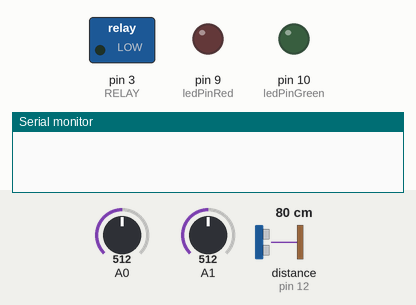
Recording of a sketch running on a simulated Arduino Uno, built with avr-gcc and run on an emulated ATmega328P. On the bench: switched loads named in the sketch (green lamp = pin HIGH), output pins drawn as LEDs (lit = HIGH), the last lines printed to the serial monitor. Wiring (inferred from the names in the program): ultrasonic range finder: trigger pin 13; echo pin 12. Inputs (shaded band) come from the test bench; at power-on: distance to the obstacle (sensor on pin 12) 80 cm, A0 = 512, A1 = 512. The echo pulse lasts 58.3 µs per cm; pins used as bus, display or sensor lines are not drawn.

Above: at 0.11 s.
At 1.2 s:
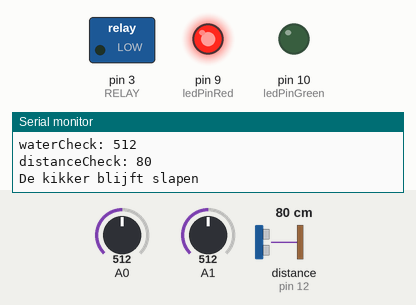
1.3 s: distance to the obstacle (sensor on pin 12) set to 120 cm
Timing chart, 0 to 4.3 s (numbered marks = the images above; inputs shaded):
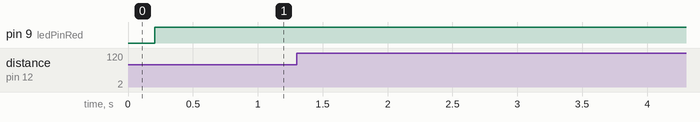

The sketch:

CodeTotal.ino
```cpp
#define RELAY 3 // the number of the relay pin
const int echoPin = 12;
const int trigPin = 13;
int ledPinRed = 9;
int ledPinGreen = 10;

bool distanceCheck = false;
bool waterCheck = false;
bool tempCheck = false;

void setup() {
  Serial.begin(9600);
  pinMode(echoPin, INPUT);
  pinMode(trigPin, OUTPUT);
  pinMode(ledPinRed, OUTPUT);
  pinMode(ledPinGreen, OUTPUT);
  pinMode(RELAY, OUTPUT);
}

void loop() {
  /***************ECHO SENSOR****************/
  // send a pulse
  digitalWrite(trigPin, LOW);
  delayMicroseconds(2);
  digitalWrite(trigPin, HIGH);
  delayMicroseconds(5);
  digitalWrite(trigPin, LOW);
  // wait for the echo

  long duration = pulseIn(echoPin, HIGH);
  // convert the time into a distance, the speed of sound is 29 microseconds per centimeter,
  //the pulse traveled forth and back, so we divided the distance by 2
  int cm = duration / 29 / 2;
  //Serial.println(cm);
  delay(200);

  //if the measured distance is lower than 10 cm, turn on LED
  //als er iets te dichtbij is, dan zijn het roofdieren, dan blijft de kikker nog even in winterslaap

  if(cm<10){
     distanceCheck = false;
  }

  //else turn off LED
  else{
    distanceCheck = true;
  }

  /*************ECHO SENSOR END********************/

  /************WATER SENSOR***********************/

  //minder dan 300 water betekent dat de kikker kan ademen
  if (analogRead(A0) <= 300) {
    waterCheck = true;
    } else {
    waterCheck = false;
    }


  /***********EINDE WATER SENSOR******************/


  /***********TEMP SENSOR*********/

  if (analogRead(A1)>= 575) {
    tempCheck = true;
    } else {
    tempCheck = false;
  }

  /**************EINDE TEMP SENSOR************/

  /**********CONDITIONCHECK**************/
  Serial.println("        ");
  Serial.println((String)"tempCheck: " + (analogRead(A1))); //tempCheck
  Serial.println((String)"waterCheck: " + (analogRead(A0))); //waterCheck
  Serial.println((String)"distanceCheck: " + cm); //distanceCheck

  if(distanceCheck==true && waterCheck==true && tempCheck==true){
    digitalWrite(ledPinGreen, 255);
    digitalWrite(ledPinRed, 0);
    Serial.println("De kikker ontwaakt");
    delay(10);
    digitalWrite(RELAY, HIGH);
    delay(300);
    digitalWrite(RELAY, LOW);
    delay(300);
  }

  //else turn off LED
  else{
    digitalWrite(ledPinGreen, 0);
    digitalWrite(ledPinRed, 255);
    Serial.println("De kikker blijft slapen");
    delay(10);
    digitalWrite(RELAY, LOW);
    delay(300);
  }

  /*********EINDE CONDITIONCHECK***************/


delay(1000);
}
```
